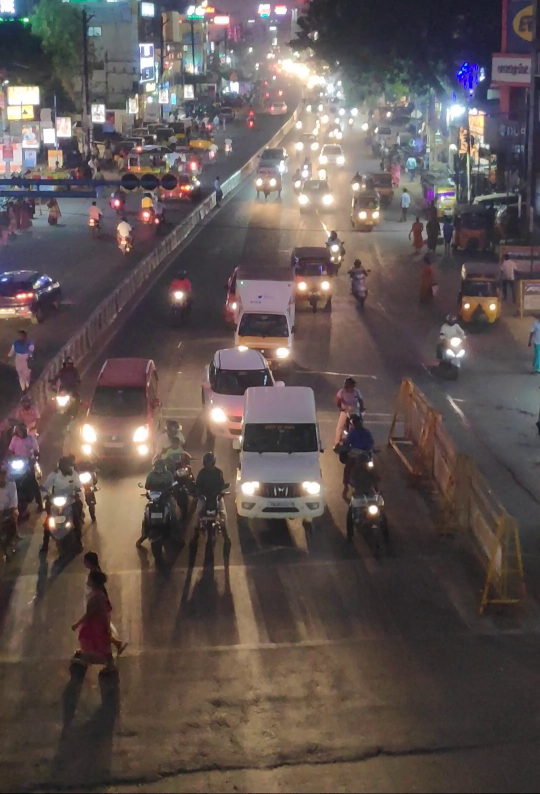
#> input picture Images/13/7.jpg, 1080 x 1588 px, found by its file name (shown at 1/2 size)
$ python all_lines.py
#> lines starting #> are read from the running program, lines starting #| are printed output that depends on the picture; after the words box and inside, x2 and y2 are one past the last pixel; in counts of white or black regions, pixels touching at a corner belong together
import cv2
import numpy as np

# Load image
img = cv2.imread('Images/13/7.jpg')
#> img is the input picture: shape (1588, 1080, 3); mean B, G, R 81.6, 83.9, 95.3
img = cv2.resize(img, (800, 600))
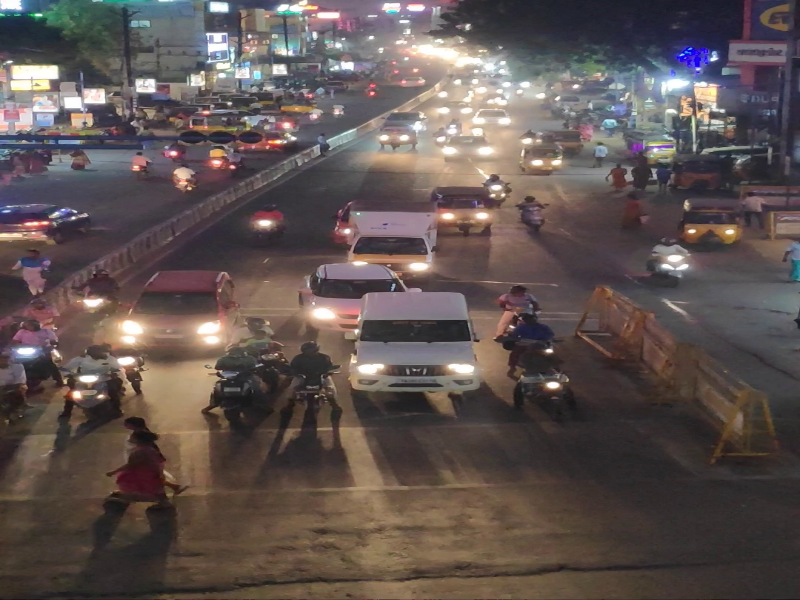
#> img: shape (600, 800, 3); mean B, G, R 81.5, 83.8, 95.2

# Convert to grayscale
gray = cv2.cvtColor(img, cv2.COLOR_BGR2GRAY)
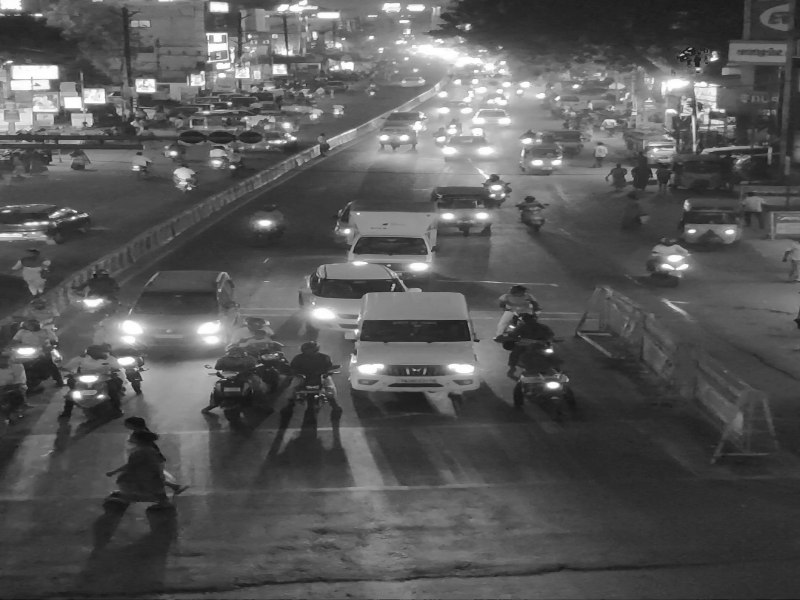
#> gray: shape (600, 800); min 14, max 255, mean 87

# Detect edges
edges = cv2.Canny(gray, 50, 150, apertureSize=3)
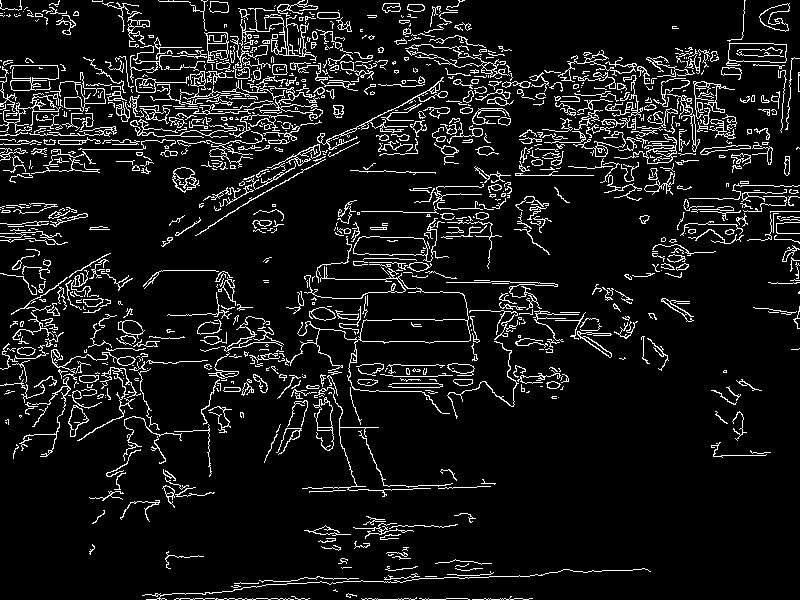
#> edges: shape (600, 800); 8.8% white in thin lines or dots

# Resize edges image for display
edges_resized = cv2.resize(edges, (800, 600))

# Detect lines using Hough Transform
lines = cv2.HoughLinesP(edges, 1, np.pi/180, 100, minLineLength=100, maxLineGap=10)
#> lines = 22 rows, first 6: [193, 108, 322, 112], [152, 99, 269, 91], [109, 114, 209, 121], [238, 80, 342, 80], [30, 80, 180, 90], [8, 140, 182, 140]

left_lane_lines = []
right_lane_lines = []
red_lane_lines = []

# Draw lines on the image
if lines is not None:
    for line in lines:
        x1, y1, x2, y2 = line[0]
        slope = (y2 - y1) / (x2 - x1 + 1e-6)  # Calculate slope
        # cv2.line(img, (x1, y1), (x2, y2), (0, 255, 255), 2)  #


        # Convert slope to string and display it on the image
        slope_text = f"{slope:.2f}"
        cv2.putText(img, slope_text, (x1, y1), cv2.FONT_HERSHEY_SIMPLEX, 0.5, (255, 255, 255), 1, cv2.LINE_AA)

        if slope < -0.4 :  # Left lane (negative slope)
        # if slope < -0.4 and slope > -0.7:  # Left lane (negative slope)
            left_lane_lines.append((x1, y1, x2, y2))
            cv2.putText(img, slope_text, (x1, y1), cv2.FONT_HERSHEY_SIMPLEX, 0.5, (255, 255, 255), 1, cv2.LINE_AA)
        if slope > 0.3:  # Right lane (positive slope)
            right_lane_lines.append((x1, y1, x2, y2))
            cv2.putText(img, slope_text, (x1, y1), cv2.FONT_HERSHEY_SIMPLEX, 0.5, (255, 255, 255), 1, cv2.LINE_AA)
        if  slope > -0.1 and slope < 0.1:
            cv2.line(img, (x1, y1), (x2, y2), (0, 0, 255), 2)
            cv2.putText(img, slope_text, (x1, y1), cv2.FONT_HERSHEY_SIMPLEX, 0.5, (255, 255, 255), 1, cv2.LINE_AA)
#> this loop made 22 passes
#> (x1, y1, x2, y2, slope, slope_text) on passes 1 to 12: (193, 108, 322, 112, 0.031, '0.03'), (152, 99, 269, 91, -0.0684, '-0.07'), (109, 114, 209, 121, 0.07, '0.07'), (238, 80, 342, 80, 0, '0.00'), (30, 80, 180, 90, 0.0667, '0.07'), (8, 140, 182, 140, 0, '0.00'), (171, 124, 298, 126, 0.0157, '0.02'), (605, 89, 705, 66, -0.23, '-0.23'), (206, 34, 310, 52, 0.173, '0.17'), (154, 42, 289, 83, 0.304, '0.30'), (613, 115, 735, 119, 0.0328, '0.03'), (146, 599, 255, 599, 0, '0.00')
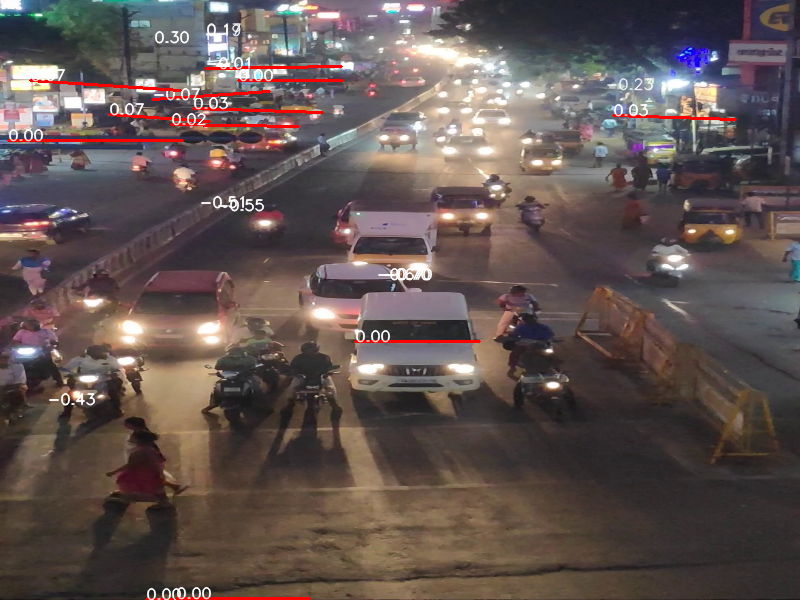
#> img: shape (600, 800, 3); 1.79% of pixels changed, all inside (x1, y1, x2, y2) = (7, 22, 737, 600)
#> after the loop, left_lane_lines = [(216, 210, 330, 147), (47, 404, 150, 360), (376, 279, 511, 188), (384, 279, 511, 190), (199, 207, 331, 140), (382, 279, 484, 208)]; right_lane_lines = [(154, 42, 289, 83)]


print (left_lane_lines)
#| [(216, 210, 330, 147), (47, 404, 150, 360), (376, 279, 511, 188), (384, 279, 511, 190), (199, 207, 331, 140), (382, 279, 484, 208)]
print(right_lane_lines)
#| [(154, 42, 289, 83)]
print(red_lane_lines)

for x1, y1, x2, y2 in left_lane_lines:
    cv2.line(img, (x1, y1), (x2, y2), (255, 0, 0), 2)  # Blue for left lane
#> this loop made 6 passes
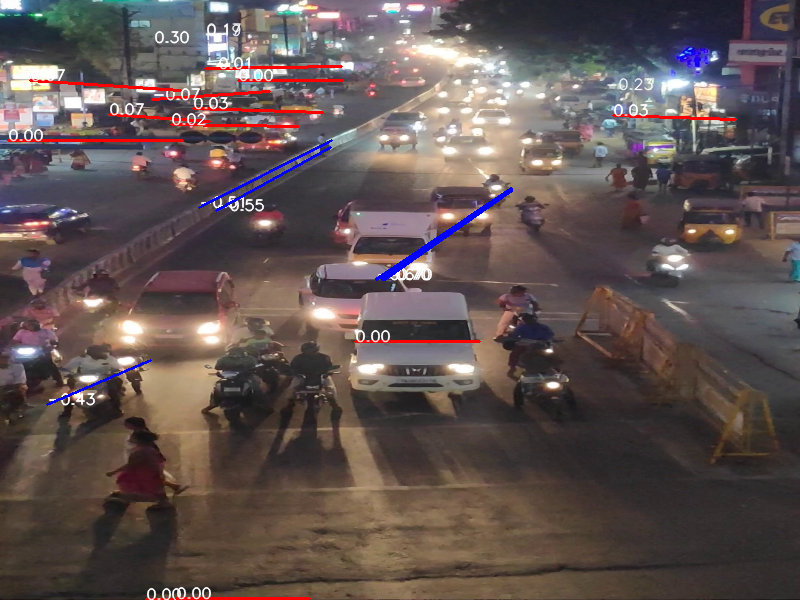
#> img: shape (600, 800, 3); 0.43% of pixels changed, all inside (x1, y1, x2, y2) = (46, 139, 513, 406)

for x1, y1, x2, y2 in right_lane_lines:
    cv2.line(img, (x1, y1), (x2, y2), (0, 255, 0), 2)  # Green for right lane
#> this loop made 1 pass
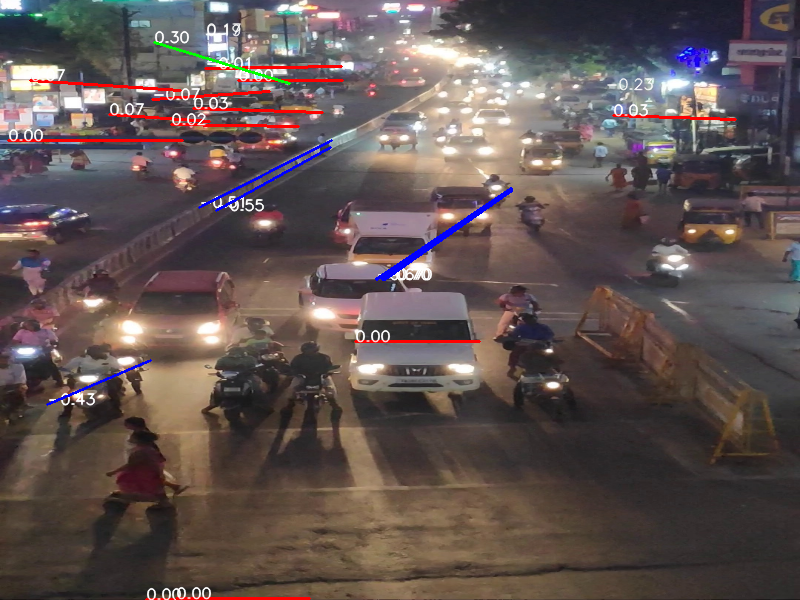
#> img: shape (600, 800, 3); 0.08% of pixels changed, all inside (x1, y1, x2, y2) = (153, 41, 291, 85)


# Show images
cv2.imshow('Edges', edges_resized)  # Display resized edges
cv2.imshow('Lane Detection', img)   # Display final image with lanes

# Wait for key press and close windows
cv2.waitKey(0)
cv2.destroyAllWindows()

$ run again, with Images/13/0.jpg copied over Images/13/7.jpg
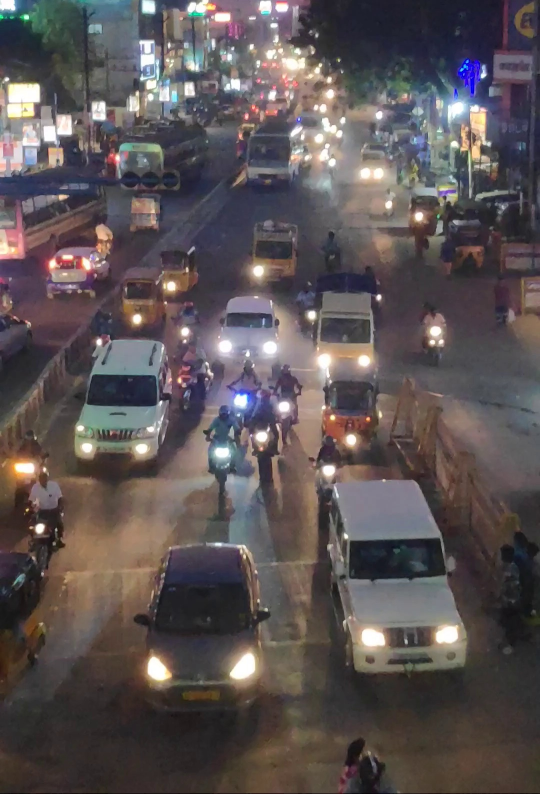
#> input picture Images/13/0.jpg, 1080 x 1588 px, found by its file name (shown at 1/2 size)
#> img is the input picture: shape (1588, 1080, 3); mean B, G, R 84.7, 83.6, 91.7
#> `edges = cv2.Canny(gray, 50, 150, apertureSize=3)`:
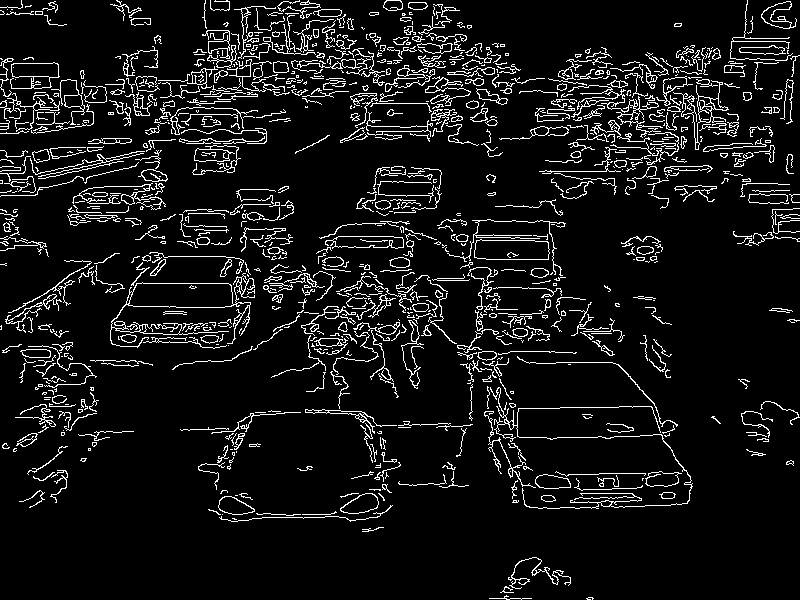
#> edges: shape (600, 800); 8.1% white in thin lines or dots
#> lines = [[205, 27, 372, 65], [2, 183, 143, 153], [608, 103, 718, 103], [621, 114, 725, 119], [396, 286, 500, 390], [35, 190, 154, 161], [35, 173, 136, 152], [211, 41, 323, 56], [599, 171, 701, 136], [375, 44, 514, 66]]
#> the loop `for line in lines:` made 10 passes
#> (x1, y1, x2, y2, slope, slope_text) on passes 1 to 8: (205, 27, 372, 65, 0.228, '0.23'), (2, 183, 143, 153, -0.213, '-0.21'), (608, 103, 718, 103, 0, '0.00'), (621, 114, 725, 119, 0.0481, '0.05'), (396, 286, 500, 390, 1, '1.00'), (35, 190, 154, 161, -0.244, '-0.24'), (35, 173, 136, 152, -0.208, '-0.21'), (211, 41, 323, 56, 0.134, '0.13')
#> after the loop `for line in lines:`: left_lane_lines = []; right_lane_lines = [(396, 286, 500, 390)]
#| [(396, 286, 500, 390)]
#> the loop `for x1, y1, x2, y2 in right_lane_lines:` made 1 pass
#> after the loop `for x1, y1, x2, y2 in right_lane_lines:`:
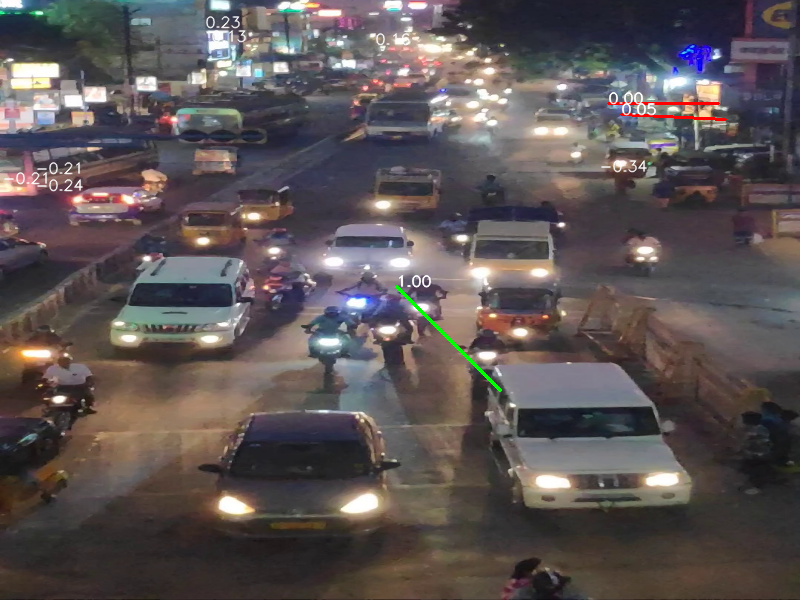
#> img: shape (600, 800, 3); mean B, G, R 84.7, 83.8, 91.9

$ run again, with Images/13/1.jpg copied over Images/13/7.jpg
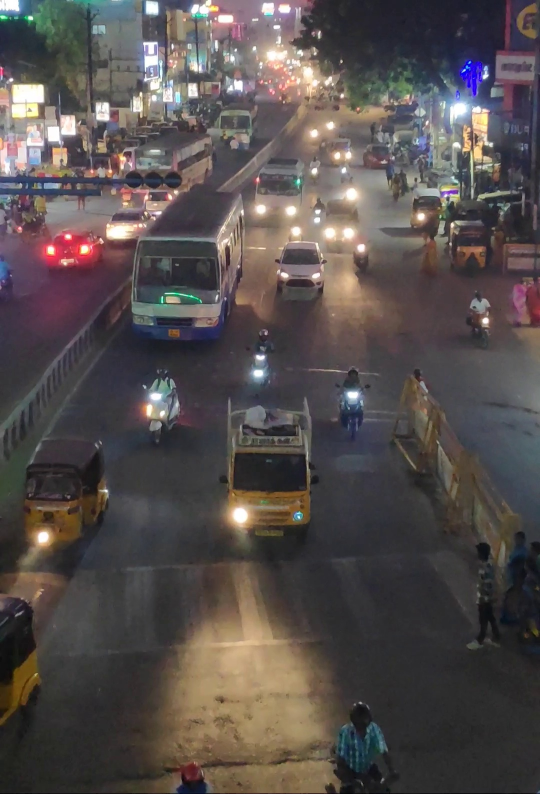
#> input picture Images/13/1.jpg, 1080 x 1588 px, found by its file name (shown at 1/2 size)
#> img is the input picture: shape (1588, 1080, 3); mean B, G, R 77.6, 78.7, 85.9
#> `edges = cv2.Canny(gray, 50, 150, apertureSize=3)`:
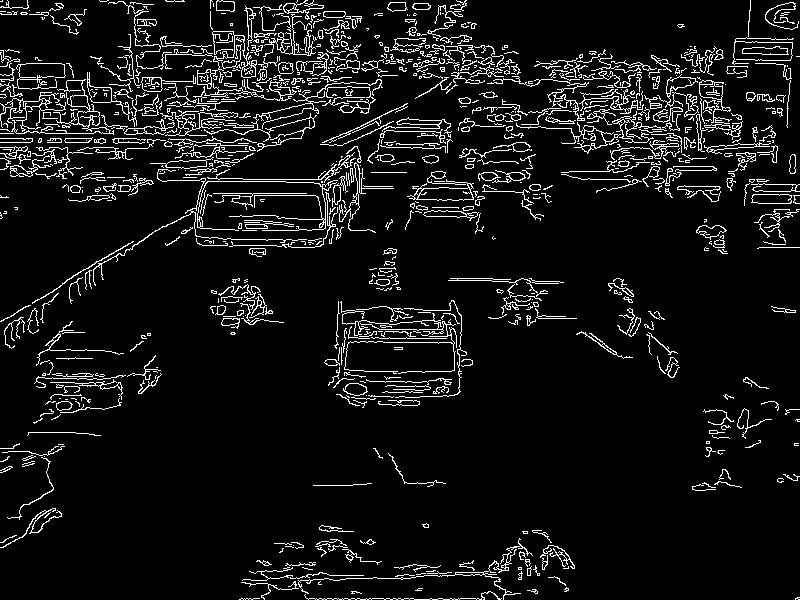
#> edges: shape (600, 800); 7.6% white in thin lines or dots
#> lines = 20 rows, first 6: [0, 142, 153, 142], [129, 179, 262, 181], [538, 112, 673, 98], [39, 133, 164, 133], [620, 127, 740, 127], [204, 86, 310, 80]
#> the loop `for line in lines:` made 20 passes
#> (x1, y1, x2, y2, slope, slope_text) on passes 1 to 8: (0, 142, 153, 142, 0, '0.00'), (129, 179, 262, 181, 0.015, '0.02'), (538, 112, 673, 98, -0.104, '-0.10'), (39, 133, 164, 133, 0, '0.00'), (620, 127, 740, 127, 0, '0.00'), (204, 86, 310, 80, -0.0566, '-0.06'), (128, 108, 235, 101, -0.0654, '-0.07'), (144, 104, 263, 96, -0.0672, '-0.07')
#> after the loop `for line in lines:`:
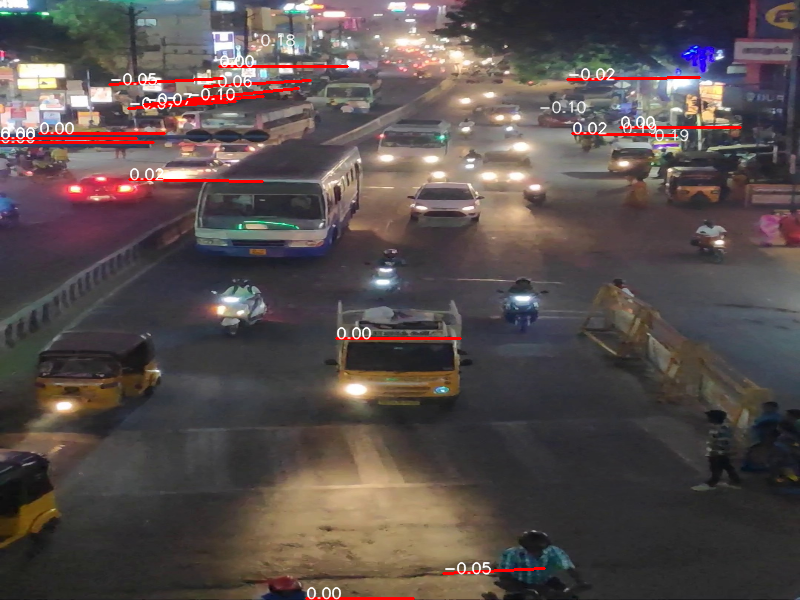
#> img: shape (600, 800, 3); mean B, G, R 77, 78.1, 88.1
#> after the loop `for line in lines:`: left_lane_lines = []

$ run again, with Images/13/10.jpg copied over Images/13/7.jpg
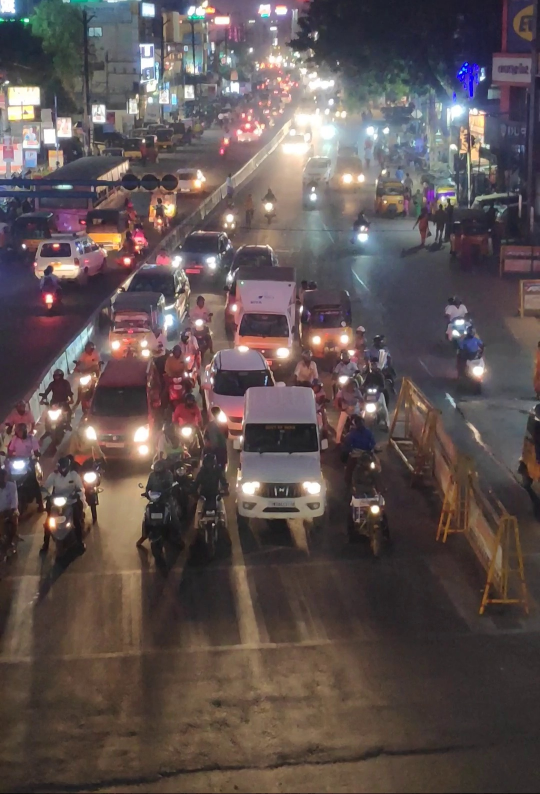
#> input picture Images/13/10.jpg, 1080 x 1588 px, found by its file name (shown at 1/2 size)
#> img is the input picture: shape (1588, 1080, 3); mean B, G, R 81.8, 82.4, 94.7
#> `edges = cv2.Canny(gray, 50, 150, apertureSize=3)`:
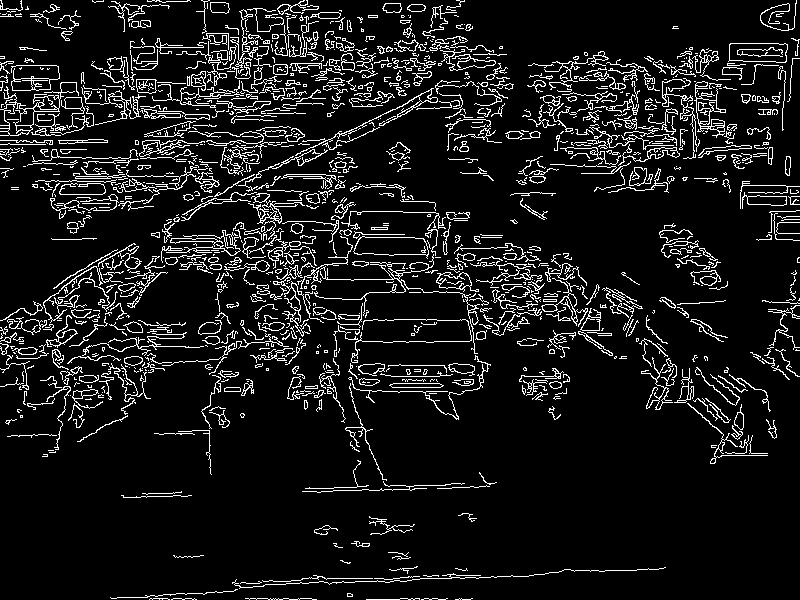
#> edges: shape (600, 800); 9.5% white in thin lines or dots
#> lines = 19 rows, first 6: [291, 63, 449, 60], [494, 287, 603, 335], [534, 82, 654, 78], [590, 100, 716, 104], [102, 289, 240, 238], [168, 264, 291, 264]
#> the loop `for line in lines:` made 19 passes
#> (x1, y1, x2, y2, slope, slope_text) on passes 1 to 8: (291, 63, 449, 60, -0.019, '-0.02'), (494, 287, 603, 335, 0.44, '0.44'), (534, 82, 654, 78, -0.0333, '-0.03'), (590, 100, 716, 104, 0.0317, '0.03'), (102, 289, 240, 238, -0.37, '-0.37'), (168, 264, 291, 264, 0, '0.00'), (8, 132, 111, 121, -0.107, '-0.11'), (378, 47, 484, 47, 0, '0.00')
#> after the loop `for line in lines:`: left_lane_lines = [(276, 168, 416, 97)]; right_lane_lines = [(494, 287, 603, 335), (497, 247, 612, 291)]
#| [(276, 168, 416, 97)]
#| [(494, 287, 603, 335), (497, 247, 612, 291)]
#> the loop `for x1, y1, x2, y2 in left_lane_lines:` made 1 pass
#> the loop `for x1, y1, x2, y2 in right_lane_lines:` made 2 passes
#> after the loop `for x1, y1, x2, y2 in right_lane_lines:`:
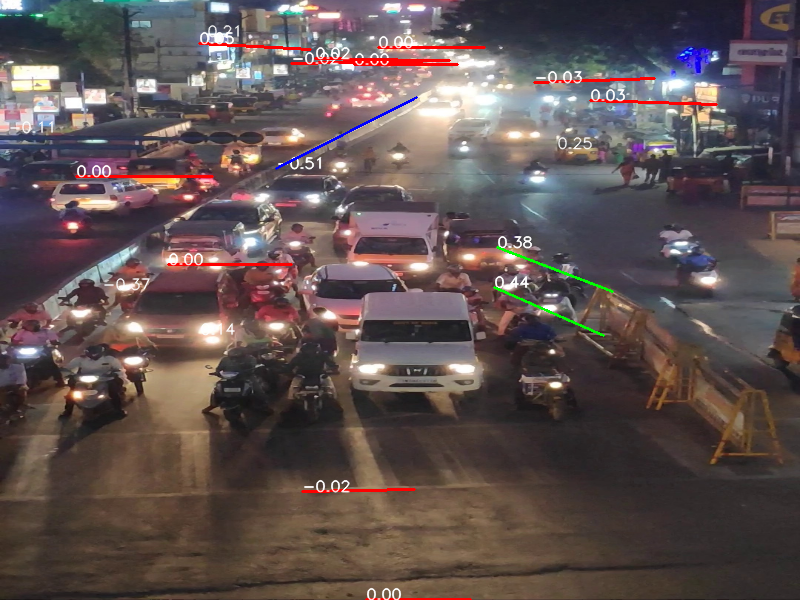
#> img: shape (600, 800, 3); mean B, G, R 81.4, 82.1, 95.7
